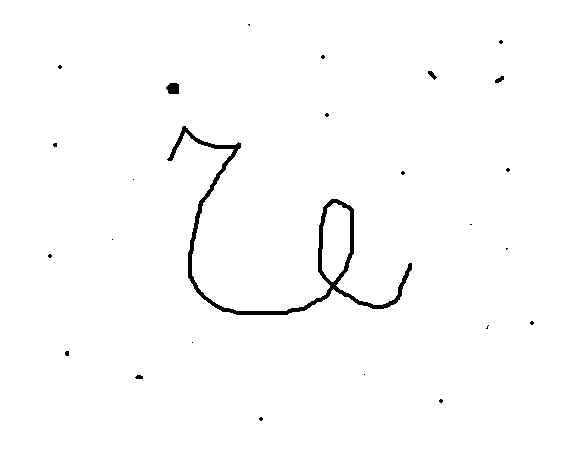
#> input picture Image Processing-open cv/images/image.png, 569 x 450 px, found by its file name
$ python p45.py
#> lines starting #> are read from the running program, lines starting #| are printed output that depends on the picture; after the words box and inside, x2 and y2 are one past the last pixel; in counts of white or black regions, pixels touching at a corner belong together
import cv2
import numpy as np
img=cv2.imread("image.png",0)
#> img: shape (450, 569); 98.7% white; 25 black regions (20 under 20 px), largest, box (x1, y1, x2, y2) and area: (167, 126, 412, 315) 2870, (166, 83, 179, 94) 121, (428, 71, 437, 80) 39, (495, 76, 504, 83) 38, (135, 375, 143, 379) 26
kernel=np.ones((3,3),np.uint8)
dilation=cv2.dilate(img,kernel)
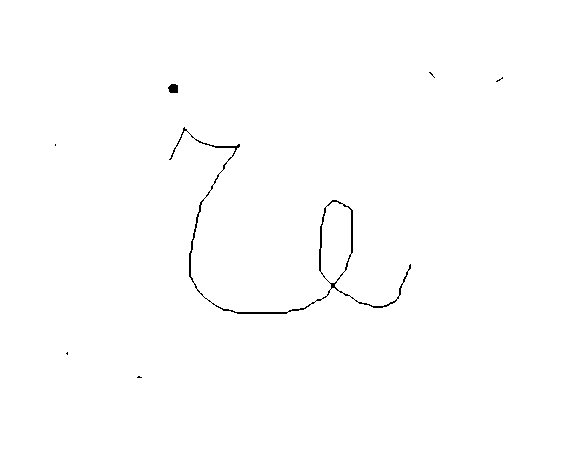
#> dilation: shape (450, 569); 99.5% white; black in thin lines or dots, all inside (x1, y1, x2, y2) = (55, 72, 503, 378)
cv2.imshow("img",img)
cv2.imshow("dilation",dilation)
cv2.waitKey(0)
cv2.destroyAllWindows()
